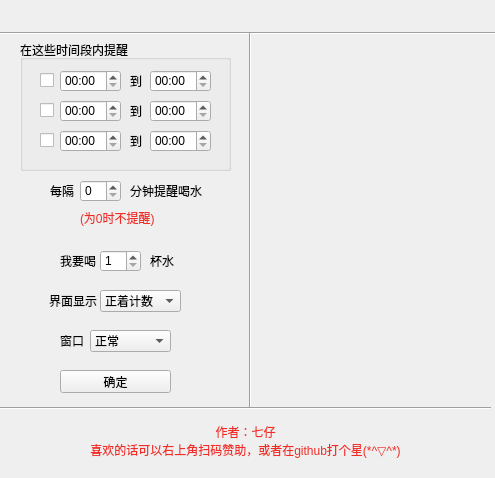
<?xml version="1.0" encoding="UTF-8"?>
<ui version="4.0">
 <class>Form</class>
 <widget class="QWidget" name="Form">
  <property name="geometry">
   <rect>
    <x>0</x>
    <y>0</y>
    <width>495</width>
    <height>478</height>
   </rect>
  </property>
  <property name="windowTitle">
   <string>Form</string>
  </property>
  <widget class="QGroupBox" name="groupBox">
   <property name="geometry">
    <rect>
     <x>20</x>
     <y>40</y>
     <width>211</width>
     <height>131</height>
    </rect>
   </property>
   <property name="title">
    <string>在这些时间段内提醒</string>
   </property>
   <widget class="QCheckBox" name="check_box_active_time_1">
    <property name="geometry">
     <rect>
      <x>20</x>
      <y>30</y>
      <width>21</width>
      <height>21</height>
     </rect>
    </property>
    <property name="text">
     <string/>
    </property>
   </widget>
   <widget class="QLabel" name="label_3">
    <property name="geometry">
     <rect>
      <x>110</x>
      <y>30</y>
      <width>21</width>
      <height>21</height>
     </rect>
    </property>
    <property name="text">
     <string>到</string>
    </property>
   </widget>
   <widget class="QLabel" name="label_4">
    <property name="geometry">
     <rect>
      <x>110</x>
      <y>60</y>
      <width>21</width>
      <height>21</height>
     </rect>
    </property>
    <property name="text">
     <string>到</string>
    </property>
   </widget>
   <widget class="QCheckBox" name="check_box_active_time_2">
    <property name="geometry">
     <rect>
      <x>20</x>
      <y>60</y>
      <width>21</width>
      <height>21</height>
     </rect>
    </property>
    <property name="text">
     <string/>
    </property>
   </widget>
   <widget class="QLabel" name="label_5">
    <property name="geometry">
     <rect>
      <x>110</x>
      <y>90</y>
      <width>21</width>
      <height>21</height>
     </rect>
    </property>
    <property name="text">
     <string>到</string>
    </property>
   </widget>
   <widget class="QCheckBox" name="check_box_active_time_3">
    <property name="geometry">
     <rect>
      <x>20</x>
      <y>90</y>
      <width>21</width>
      <height>21</height>
     </rect>
    </property>
    <property name="text">
     <string/>
    </property>
   </widget>
   <widget class="QDateTimeEdit" name="date_time_edit_start_time_1">
    <property name="geometry">
     <rect>
      <x>40</x>
      <y>30</y>
      <width>61</width>
      <height>22</height>
     </rect>
    </property>
    <property name="displayFormat">
     <string>hh:mm</string>
    </property>
   </widget>
   <widget class="QDateTimeEdit" name="date_time_edit_end_time_1">
    <property name="geometry">
     <rect>
      <x>130</x>
      <y>30</y>
      <width>61</width>
      <height>22</height>
     </rect>
    </property>
    <property name="displayFormat">
     <string>hh:mm</string>
    </property>
   </widget>
   <widget class="QDateTimeEdit" name="date_time_edit_start_time_2">
    <property name="geometry">
     <rect>
      <x>40</x>
      <y>60</y>
      <width>61</width>
      <height>22</height>
     </rect>
    </property>
    <property name="displayFormat">
     <string>hh:mm</string>
    </property>
   </widget>
   <widget class="QDateTimeEdit" name="date_time_edit_end_time_2">
    <property name="geometry">
     <rect>
      <x>130</x>
      <y>60</y>
      <width>61</width>
      <height>22</height>
     </rect>
    </property>
    <property name="displayFormat">
     <string>hh:mm</string>
    </property>
   </widget>
   <widget class="QDateTimeEdit" name="date_time_edit_start_time_3">
    <property name="geometry">
     <rect>
      <x>40</x>
      <y>90</y>
      <width>61</width>
      <height>22</height>
     </rect>
    </property>
    <property name="displayFormat">
     <string>hh:mm</string>
    </property>
   </widget>
   <widget class="QDateTimeEdit" name="date_time_edit_end_time_3">
    <property name="geometry">
     <rect>
      <x>130</x>
      <y>90</y>
      <width>61</width>
      <height>22</height>
     </rect>
    </property>
    <property name="displayFormat">
     <string>hh:mm</string>
    </property>
   </widget>
  </widget>
  <widget class="QSpinBox" name="spin_box_drinking_count">
   <property name="geometry">
    <rect>
     <x>100</x>
     <y>250</y>
     <width>41</width>
     <height>22</height>
    </rect>
   </property>
   <property name="minimum">
    <number>1</number>
   </property>
   <property name="maximum">
    <number>100</number>
   </property>
  </widget>
  <widget class="QLabel" name="label">
   <property name="geometry">
    <rect>
     <x>60</x>
     <y>250</y>
     <width>41</width>
     <height>21</height>
    </rect>
   </property>
   <property name="text">
    <string>我要喝</string>
   </property>
  </widget>
  <widget class="QLabel" name="label_2">
   <property name="geometry">
    <rect>
     <x>150</x>
     <y>250</y>
     <width>31</width>
     <height>21</height>
    </rect>
   </property>
   <property name="text">
    <string>杯水</string>
   </property>
  </widget>
  <widget class="QPushButton" name="push_button_ok">
   <property name="geometry">
    <rect>
     <x>60</x>
     <y>370</y>
     <width>111</width>
     <height>23</height>
    </rect>
   </property>
   <property name="text">
    <string>确定</string>
   </property>
  </widget>
  <widget class="QSpinBox" name="spin_box_remind_interval">
   <property name="geometry">
    <rect>
     <x>80</x>
     <y>180</y>
     <width>41</width>
     <height>22</height>
    </rect>
   </property>
   <property name="minimum">
    <number>0</number>
   </property>
   <property name="maximum">
    <number>1000</number>
   </property>
  </widget>
  <widget class="QLabel" name="label_6">
   <property name="geometry">
    <rect>
     <x>50</x>
     <y>180</y>
     <width>31</width>
     <height>21</height>
    </rect>
   </property>
   <property name="text">
    <string>每隔</string>
   </property>
  </widget>
  <widget class="QLabel" name="label_7">
   <property name="geometry">
    <rect>
     <x>130</x>
     <y>180</y>
     <width>81</width>
     <height>21</height>
    </rect>
   </property>
   <property name="text">
    <string>分钟提醒喝水</string>
   </property>
  </widget>
  <widget class="Line" name="line">
   <property name="geometry">
    <rect>
     <x>0</x>
     <y>25</y>
     <width>501</width>
     <height>16</height>
    </rect>
   </property>
   <property name="orientation">
    <enum>Qt::Horizontal</enum>
   </property>
  </widget>
  <widget class="QComboBox" name="combo_box_view_top">
   <property name="geometry">
    <rect>
     <x>90</x>
     <y>330</y>
     <width>81</width>
     <height>22</height>
    </rect>
   </property>
   <item>
    <property name="text">
     <string>正常</string>
    </property>
   </item>
   <item>
    <property name="text">
     <string>置顶</string>
    </property>
   </item>
   <item>
    <property name="text">
     <string>置底</string>
    </property>
   </item>
  </widget>
  <widget class="QLabel" name="label_8">
   <property name="geometry">
    <rect>
     <x>60</x>
     <y>330</y>
     <width>31</width>
     <height>21</height>
    </rect>
   </property>
   <property name="text">
    <string>窗口</string>
   </property>
  </widget>
  <widget class="QComboBox" name="combo_box_view_message">
   <property name="geometry">
    <rect>
     <x>100</x>
     <y>290</y>
     <width>81</width>
     <height>22</height>
    </rect>
   </property>
   <item>
    <property name="text">
     <string>正着计数</string>
    </property>
   </item>
   <item>
    <property name="text">
     <string>倒着计数</string>
    </property>
   </item>
  </widget>
  <widget class="QLabel" name="label_9">
   <property name="geometry">
    <rect>
     <x>49</x>
     <y>290</y>
     <width>51</width>
     <height>21</height>
    </rect>
   </property>
   <property name="text">
    <string>界面显示</string>
   </property>
  </widget>
  <widget class="QLabel" name="label_10">
   <property name="geometry">
    <rect>
     <x>80</x>
     <y>210</y>
     <width>91</width>
     <height>16</height>
    </rect>
   </property>
   <property name="styleSheet">
    <string notr="true">color: #ef2d26;</string>
   </property>
   <property name="text">
    <string>(为0时不提醒)</string>
   </property>
  </widget>
  <widget class="Line" name="line_2">
   <property name="geometry">
    <rect>
     <x>240</x>
     <y>32</y>
     <width>20</width>
     <height>375</height>
    </rect>
   </property>
   <property name="orientation">
    <enum>Qt::Vertical</enum>
   </property>
  </widget>
  <widget class="QLabel" name="label_message">
   <property name="geometry">
    <rect>
     <x>20</x>
     <y>420</y>
     <width>451</width>
     <height>41</height>
    </rect>
   </property>
   <property name="autoFillBackground">
    <bool>false</bool>
   </property>
   <property name="styleSheet">
    <string notr="true">color: #ef2d26;</string>
   </property>
   <property name="text">
    <string>作者：七仔
喜欢的话可以右上角扫码赞助，或者在github打个星(*^▽^*)</string>
   </property>
   <property name="textFormat">
    <enum>Qt::AutoText</enum>
   </property>
   <property name="scaledContents">
    <bool>false</bool>
   </property>
   <property name="alignment">
    <set>Qt::AlignCenter</set>
   </property>
  </widget>
  <widget class="Line" name="line_3">
   <property name="geometry">
    <rect>
     <x>0</x>
     <y>400</y>
     <width>491</width>
     <height>16</height>
    </rect>
   </property>
   <property name="orientation">
    <enum>Qt::Horizontal</enum>
   </property>
  </widget>
 </widget>
 <resources/>
 <connections>
  <connection>
   <sender>push_button_ok</sender>
   <signal>clicked()</signal>
   <receiver>Form</receiver>
   <slot>push_button_ok_click()</slot>
   <hints>
    <hint type="sourcelabel">
     <x>89</x>
     <y>364</y>
    </hint>
    <hint type="destinationlabel">
     <x>25</x>
     <y>297</y>
    </hint>
   </hints>
  </connection>
 </connections>
 <slots>
  <slot>push_button_ok_click()</slot>
 </slots>
</ui>
